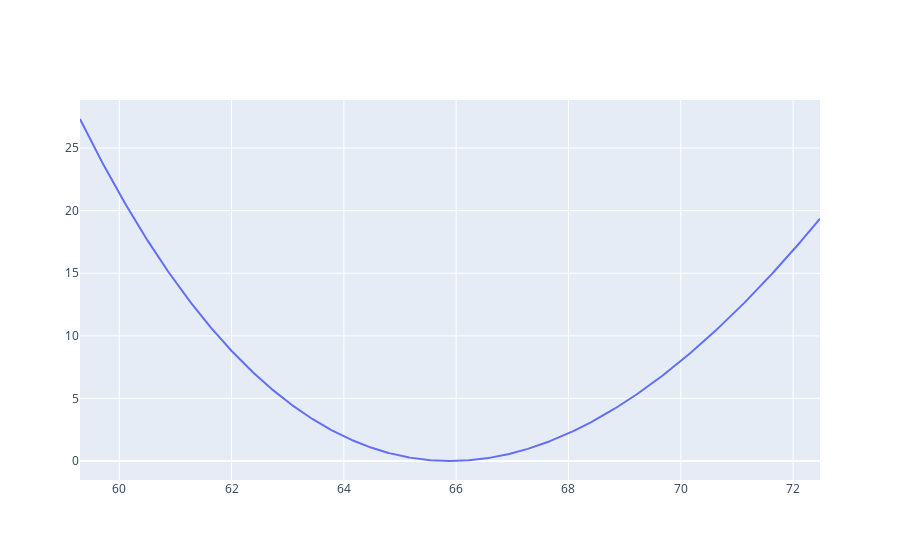
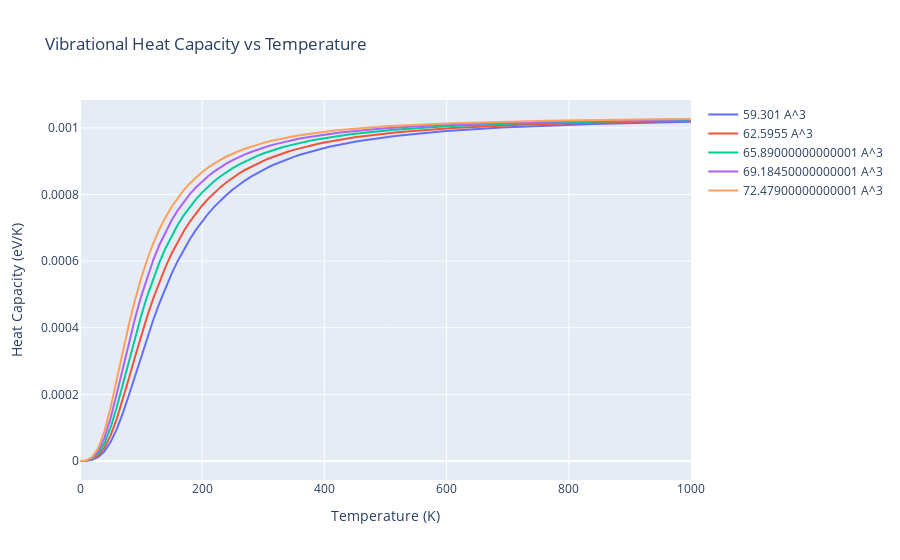

Source (notebook cell) for these figures, in order:
### Markdown cell above
## Step 2.
Run the cell below

### Code cell
run_demo(
    v0=v0,
    e0=e0,
    b0=b0,
    b0p=b0p,
    volumes=volumes,
    temperatures=temperatures,
    atomic_mass=atomic_mass,
    gruneisen_x=gruneisen_x,
    scaling_factor=scaling_factor,
    number_of_atoms=number_of_atoms
)
